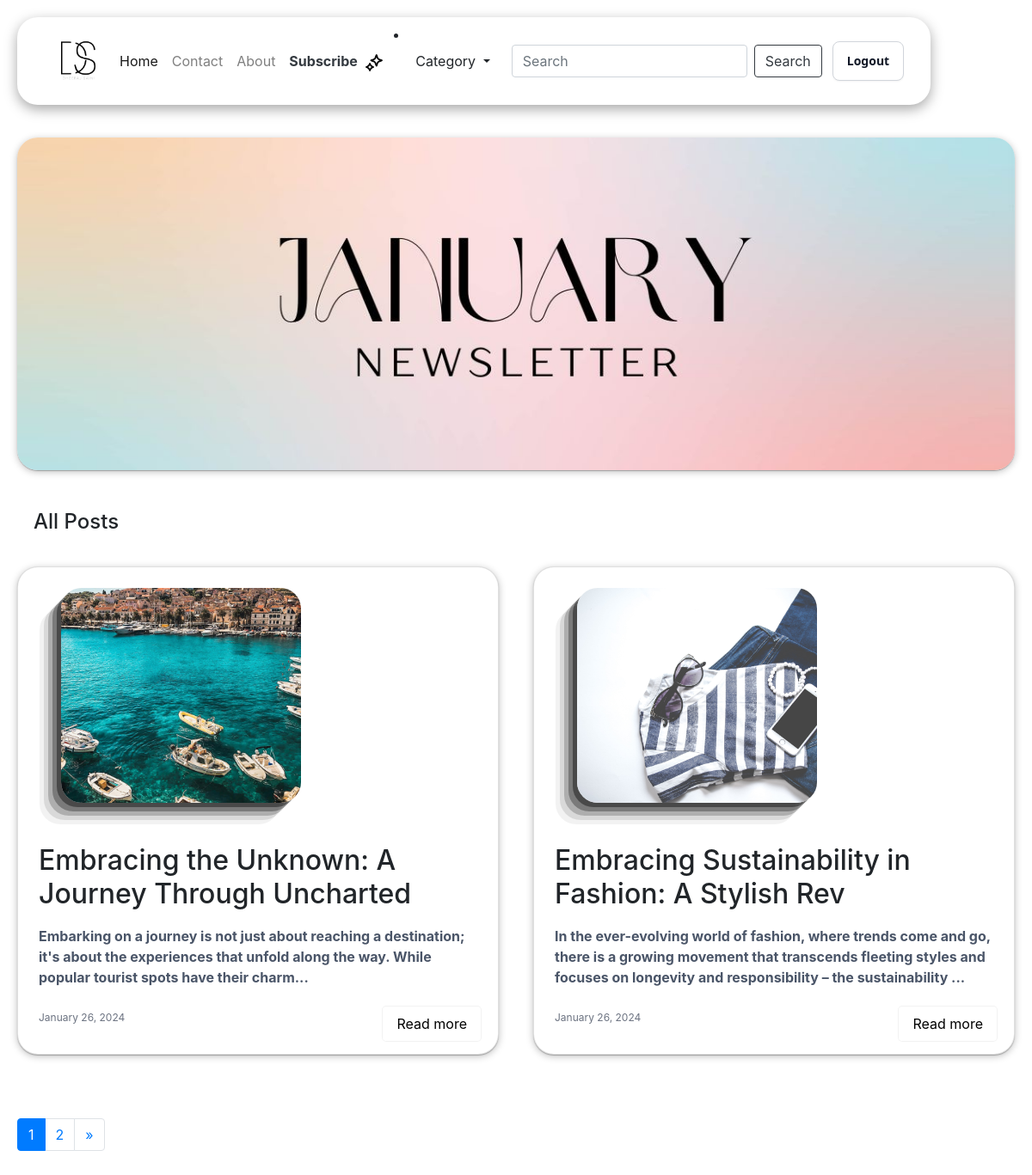
Screenshot of /home/?page=1 (signed in) with the database file from the repository.
### members/models.py (models this page shows, shortened)
class Blog(models.Model):
  id  = models.AutoField(primary_key=True)
  cardTitle = models.CharField(max_length=50)
  cardDescription = models.CharField(max_length=200)
  lastUpdated = models.DateTimeField(auto_now_add=True)
  cardImage = models.ImageField(upload_to='images')
  content = RichTextField(blank=True)
  blog_cat = models.ForeignKey(Category, on_delete=models.CASCADE)
  published_at = models.DateTimeField(auto_now_add=True, null=True)
  views = models.BigIntegerField(default=0)
  likesCount = models.BigIntegerField(default=0)

### members/views.py (the view)
# urls.py: path('home/',views.members, name='members'),
def members(request):
  blogs = Blog.objects.order_by('-published_at')
  categories = Category.objects.all()
  pageNumber = request.GET.get("page")
  if pageNumber is None:
    pageNumber = 2
  paginatedBlogs = Paginator(blogs, 2)
  pagedBlogs = paginatedBlogs.page(pageNumber)
  return render(request,"cards.html", {'blogs': pagedBlogs,'categories': categories})

### members/templates/cards.html (shortened to what this page needs)
{%extends "_base.html"%}
{% block content %}
{% include 'carousel.html' %}
<div class="container mt-3 ml-1">
  <h4>All Posts</h4>
</div>
{% for blog in blogs %}
<div class="card">
  <img class="img"
    src="/members/{{ blog.cardImage.url }}"
    alt="{{ blog.cardTitle }}"
  />
  <div class="card-content">
    <h2>{{blog.cardTitle}}</h2>
    <p class="card-description">
      {{blog.cardDescription}}
    </p>
    <small>{{ blog.published_at|date:"F d, Y" }}</small>
  </div>
  <a href="{% url 'details' blog.id %}" class="read  rounded " style="position: absolute; bottom: 15px; right: 20px;">Read more</a>
</div>
{% endfor %}
<nav aria-label="Page navigation">
      <ul class="pagination justify-content-center mt-4">
          {% for num in blogs.paginator.page_range %}
              <li class="page-item {% if num == blogs.number %}active{% endif %}">
                  <a class="page-link" href="?page={{ num }}">{{ num }}</a>
              </li>
          {% endfor %}
          {% if blogs.has_next %}
              <li class="page-item">
                  <a class="page-link" href="?page={{ blogs.next_page_number }}" aria-label="Next">
                      <span aria-hidden="true">&raquo;</span>
                  </a>
              </li>
          {% endif %}
      </ul>
  </nav>
  {% endblock content%}

### members/templates/_base.html (style rules this page uses)
body { display: flex; flex-wrap: wrap; gap: 30px; align-items: center; justify-content: space-between; align-items: flex-start; padding: 20px; max-width: 1200px; margin: 0 auto; }
.card { display: flex; flex-direction: column; border-radius: 24px; background-color: #ffffff; box-shadow: rgba(0, 0, 0, 0.25) 0px 0.0625em 0.0625em, rgba(0, 0, 0, 0.25) 0px 0.125em 0.5em, rgba(255, 255, 255, 0.1) 0px 0px 0px 1px inset; flex: 0 0 calc(50% - 20px); margin-bottom: 20px; }
.card img { box-shadow: rgba(0, 0, 0, 0.4) -5px 5px, rgba(0, 0, 0, 0.3) -10px 10px, rgba(0, 0, 0, 0.2) -15px 15px, rgba(0, 0, 0, 0.1) -20px 20px, rgba(0, 0, 0, 0.05) -25px 25px; height: 250px; width: 50%; margin-left: 50px; margin-top: 24px; margin-bottom: 24px; border-radius: 24px 24px 24px 24px; object-fit: cover ; }
.card-content { flex: 1; justify-content: start; padding: 1.5rem; }
.card p { margin-bottom: 1rem; font-size: 1rem; color: #4a5568; }
.card small { font-size: 0.75rem; color: #6b7280; }
.card-description { font-weight: bold; padding-top: 10px; padding-bottom: 5px; }
.read { color: black; border-radius: 5px; padding: 0.5rem 1rem; box-shadow: rgba(0, 0, 0, 0.05) 0px 0px 0px 1px; }
.main-body { background-color: white; }

### rows the page displays
Blog: cardImage (picture), cardTitle "Embracing the Unknown: A Journey Through Uncharted", cardDescription "Embarking on a journey is not just about reaching a destination; it's about the experiences that unfold along the way. While popular tourist spots have their charm...", published_at "January 26, 2024"
Blog: cardImage (picture), cardTitle "Embracing Sustainability in Fashion: A Stylish Rev", cardDescription "In the ever-evolving world of fashion, where trends come and go, there is a growing movement that transcends fleeting styles and focuses on longevity and responsibility – the sustainability ...", published_at "January 26, 2024"

### other values shown
{{ num }} "1" "2"
